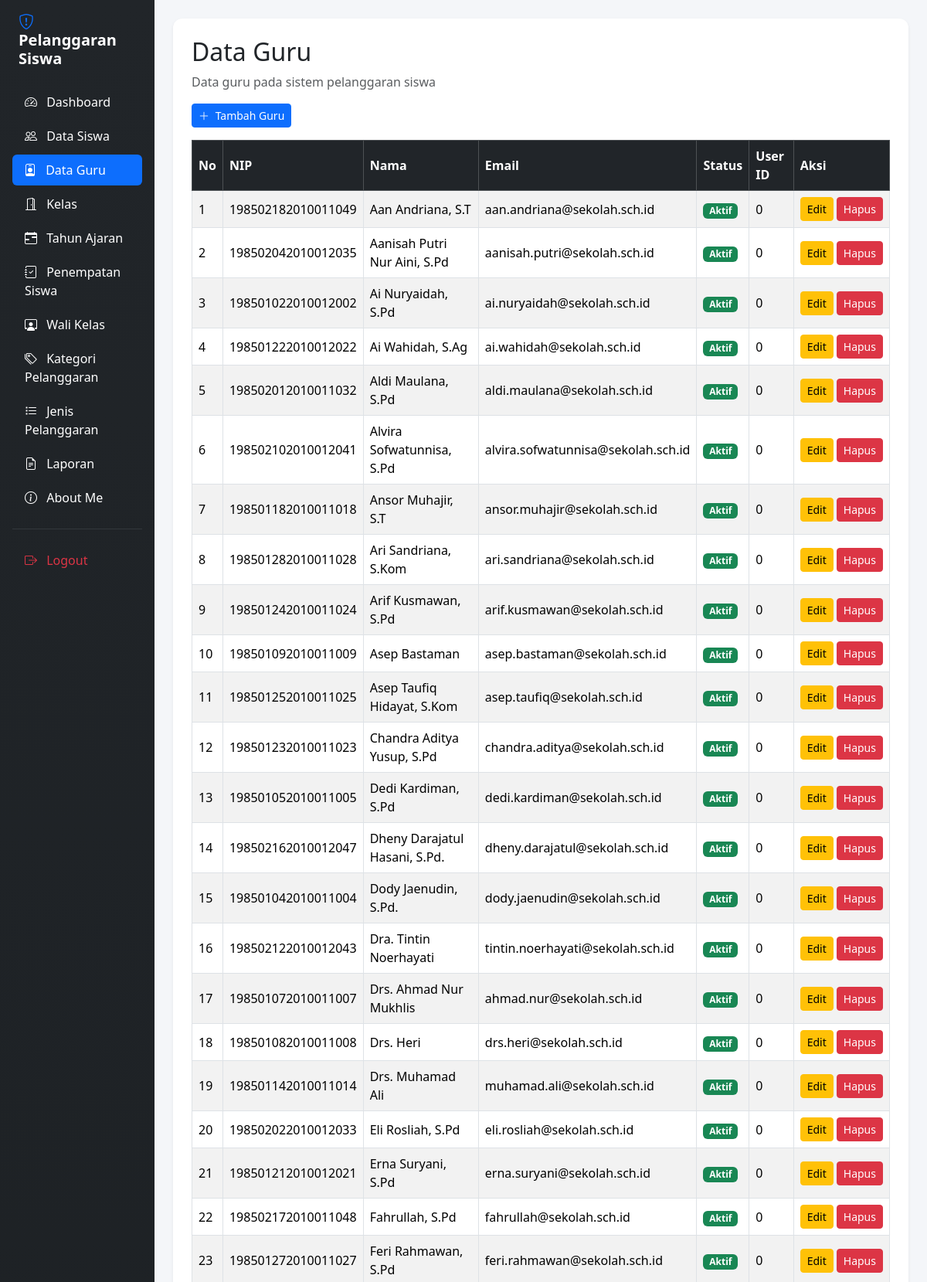
Page /data_guru.php (signed in, upper part) on the committed database.
### tables this page shows
CREATE TABLE `t_guru` (
  `id` int(11) NOT NULL,
  `nip` varchar(30) NOT NULL,
  `nama` varchar(150) DEFAULT NULL,
  `email` varchar(150) NOT NULL,
  `status_aktif` tinyint(1) NOT NULL,
  `user_id` int(11) NOT NULL,
  `created_at` timestamp NOT NULL DEFAULT current_timestamp(),
  `updated_at` timestamp NOT NULL DEFAULT current_timestamp()
);

### data_guru.php (the view, shortened to what this page needs)
<?php
include "config/koneksi.php";
$sql = "SELECT * FROM t_guru ORDER BY nama ASC";
$query = mysqli_query($koneksi, $sql);
?>
<!DOCTYPE html>
<html lang="id">
<head>
    <link href="https://cdn.jsdelivr.net/npm/bootstrap@5.3.3/dist/css/bootstrap.min.css"
          rel="stylesheet">
    <link href="https://cdn.jsdelivr.net/npm/bootstrap-icons@1.11.3/font/bootstrap-icons.min.css"
          rel="stylesheet">
    <link href="https://cdn.datatables.net/2.3.4/css/dataTables.bootstrap5.min.css"
          rel="stylesheet">
</head>
<body>
<div class="container-fluid">
    <div class="row">
        <div class="col-md-3 col-lg-2 sidebar min-vh-100 p-3">
            <h4 class="text-white mb-4 fw-bold fs-5 px-2">
                <i class="bi bi-shield-exclamation text-primary me-2"></i> Pelanggaran Siswa
            </h4>
            <ul class="nav nav-pills flex-column gap-1">
                <li class="nav-item">
                    <a href="dashboard.php" class="nav-link text-white">
                        <i class="bi bi-speedometer2 me-2"></i> Dashboard
                    </a>
                </li>
                <li class="nav-item">
                    <a href="data_siswa.php" class="nav-link text-white">
                        <i class="bi bi-people me-2"></i> Data Siswa
                    </a>
                </li>
                <li class="nav-item">
                    <a href="data_guru.php" class="nav-link active">
                        <i class="bi bi-person-badge me-2"></i> Data Guru
                    </a>
                </li>
                <li class="nav-item">
                    <a href="kelas.php" class="nav-link text-white">
                        <i class="bi bi-door-open me-2"></i> Kelas
                    </a>
                </li>
                <li class="nav-item">
                    <a href="tahun_ajaran.php" class="nav-link text-white">
                        <i class="bi bi-calendar-range me-2"></i> Tahun Ajaran
                    </a>
                </li>
                <li class="nav-item">
                    <a href="penepatan_siswa.php" class="nav-link text-white">
                        <i class="bi bi-journal-check me-2"></i> Penempatan Siswa
                    </a>
                </li>
                <li class="nav-item">
                    <a href="walikelas.php" class="nav-link text-white">
                        <i class="bi bi-person-workspace me-2"></i> Wali Kelas
                    </a>
                </li>
                <li class="nav-item">
                    <a href="kategori_pelanggaran.php" class="nav-link text-white">
                        <i class="bi bi-tags me-2"></i> Kategori Pelanggaran
                    </a>
                </li>
                <li class="nav-item">
                    <a href="jenis_pelanggaran.php" class="nav-link text-white">
                        <i class="bi bi-list-task me-2"></i> Jenis Pelanggaran
                    </a>
                </li>
                <li class="nav-item">
                    <a href="laporan.php" class="nav-link text-white">
                        <i class="bi bi-file-earmark-text me-2"></i> Laporan
                    </a>
                </li>
                <li class="nav-item">
                    <a href="aboutme.php" class="nav-link text-white">
                        <i class="bi bi-info-circle me-2"></i> About Me
                    </a>
                </li>
                <hr class="text-secondary my-3">
                <li class="nav-item">
                    <a href="logout.php" class="nav-link text-danger">
                        <i class="bi bi-box-arrow-right me-2"></i> Logout
                    </a>
                </li>
            </ul>
        </div>
        <main class="col-md-9 col-lg-10 p-4">
            <div class="card shadow-sm p-4 bg-white">
                <h2>Data Guru</h2>
                <p class="text-muted">Data guru pada sistem pelanggaran siswa</p>
                <div class="mb-3">
                    <a href="tambah_guru.php" class="btn btn-primary btn-sm">
                        <i class="bi bi-plus-lg me-1"></i> Tambah Guru
                    </a>
                </div>
                <div class="table-responsive">
                    <table id="tabelGuru"
                           class="table table-bordered table-striped table-hover w-100 align-middle">
                        <thead class="table-dark">
                            <tr>
                                <th>No</th>
                                <th>NIP</th>
                                <th>Nama</th>
                                <th>Email</th>
                                <th>Status</th>
                                <th>User ID</th>
                                <th>Aksi</th>
                            </tr>
                        </thead>
                        <tbody>
                        <?php
                        $no = 1;
                        while ($guru = mysqli_fetch_assoc($query)) {
                        ?>
                            <tr>
                                <td><?= $no++; ?></td>
                                <td>
                                    <?= htmlspecialchars($guru['nip'] ?? ''); ?>
                                </td>
                                <td>
                                    <?= htmlspecialchars($guru['nama'] ?? ''); ?>
                                </td>
                                <td>
                                    <?= htmlspecialchars($guru['email'] ?? ''); ?>
                                </td>
                                <td>
                                    <?php if ($guru['status_aktif'] == 1) { ?>
                                        <span class="badge text-bg-success">
                                            Aktif
                                        </span>
                                    <?php } else { ?>
                                        <span class="badge text-bg-secondary">
                                            Tidak Aktif
                                        </span>
                                    <?php } ?>
                                </td>
                                <td>
                                    <?= htmlspecialchars(
                                        (string)($guru['user_id'] ?? '')
                                    ); ?>
                                </td>
                                <td>
                                    <div class="d-flex gap-1">
                                        <a
                                            href="edit_guru.php?id=<?= urlencode((string)$guru['id']); ?>"
                                            class="btn btn-warning btn-sm">
                                            Edit
                                        </a>
                                        <a
                                            href="hapus_guru.php?id=<?= urlencode((string)$guru['id']); ?>"
                                            class="btn btn-danger btn-sm"
                                            onclick="return confirm('Yakin ingin menghapus data guru ini?');">
                                            Hapus
                                        </a>
                                    </div>
                                </td>
                            </tr>
                        <?php } ?>
                        </tbody>
                    </table>
                </div>
            </div>
        </main>
    </div>
</div>
</body>
</html>

### data_guru.php (style rules this page uses)
body { background-color: #f4f6f9; }
.nav-link { transition: all 0.3s ease; border-radius: 6px; }
.nav-link:hover, .nav-link.active { background-color: #0d6efd !important; color: white !important; padding-left: 15px; }
#tabelGuru th, #tabelGuru td { vertical-align: middle; }
.card { border: none; border-radius: 12px; }
.sidebar { background: linear-gradient(180deg, #212529 0%, #1a1e21 100%); }

### rows in the picture
t_guru: nip "198502182010011049", nama "Aan Andriana, S.T", email "aan.andriana@sekolah.sch.id", status_aktif "Aktif", user "0"
t_guru: nip "198502042010012035", nama "Aanisah Putri Nur Aini, S.Pd", email "aanisah.putri@sekolah.sch.id", status_aktif "Aktif", user "0"
t_guru: nip "198501022010012002", nama "Ai Nuryaidah, S.Pd", email "ai.nuryaidah@sekolah.sch.id", status_aktif "Aktif", user "0"
t_guru: nip "198501222010012022", nama "Ai Wahidah, S.Ag", email "ai.wahidah@sekolah.sch.id", status_aktif "Aktif", user "0"
t_guru: nip "198502012010011032", nama "Aldi Maulana, S.Pd", email "aldi.maulana@sekolah.sch.id", status_aktif "Aktif", user "0"
t_guru: nip "198502102010012041", nama "Alvira Sofwatunnisa, S.Pd", email "alvira.sofwatunnisa@sekolah.sch.id", status_aktif "Aktif", user "0"
t_guru: nip "198501182010011018", nama "Ansor Muhajir, S.T", email "ansor.muhajir@sekolah.sch.id", status_aktif "Aktif", user "0"
t_guru: nip "198501282010011028", nama "Ari Sandriana, S.Kom", email "ari.sandriana@sekolah.sch.id", status_aktif "Aktif", user "0"
t_guru: nip "198501242010011024", nama "Arif Kusmawan, S.Pd", email "arif.kusmawan@sekolah.sch.id", status_aktif "Aktif", user "0"
t_guru: nip "198501092010011009", nama "Asep Bastaman", email "asep.bastaman@sekolah.sch.id", status_aktif "Aktif", user "0"
t_guru: nip "198501252010011025", nama "Asep Taufiq Hidayat, S.Kom", email "asep.taufiq@sekolah.sch.id", status_aktif "Aktif", user "0"
t_guru: nip "198501232010011023", nama "Chandra Aditya Yusup, S.Pd", email "chandra.aditya@sekolah.sch.id", status_aktif "Aktif", user "0"
t_guru: nip "198501052010011005", nama "Dedi Kardiman, S.Pd", email "dedi.kardiman@sekolah.sch.id", status_aktif "Aktif", user "0"
t_guru: nip "198502162010012047", nama "Dheny Darajatul Hasani, S.Pd.", email "dheny.darajatul@sekolah.sch.id", status_aktif "Aktif", user "0"
t_guru: nip "198501042010011004", nama "Dody Jaenudin, S.Pd.", email "dody.jaenudin@sekolah.sch.id", status_aktif "Aktif", user "0"
t_guru: nip "198502122010012043", nama "Dra. Tintin Noerhayati", email "tintin.noerhayati@sekolah.sch.id", status_aktif "Aktif", user "0"
t_guru: nip "198501072010011007", nama "Drs. Ahmad Nur Mukhlis", email "ahmad.nur@sekolah.sch.id", status_aktif "Aktif", user "0"
t_guru: nip "198501082010011008", nama "Drs. Heri", email "drs.heri@sekolah.sch.id", status_aktif "Aktif", user "0"
t_guru: nip "198501142010011014", nama "Drs. Muhamad Ali", email "muhamad.ali@sekolah.sch.id", status_aktif "Aktif", user "0"
t_guru: nip "198502022010012033", nama "Eli Rosliah, S.Pd", email "eli.rosliah@sekolah.sch.id", status_aktif "Aktif", user "0"
t_guru: nip "198501212010012021", nama "Erna Suryani, S.Pd", email "erna.suryani@sekolah.sch.id", status_aktif "Aktif", user "0"
t_guru: nip "198502172010011048", nama "Fahrullah, S.Pd", email "fahrullah@sekolah.sch.id", status_aktif "Aktif", user "0"
t_guru: nip "198501272010011027", nama "Feri Rahmawan, S.Pd", email "feri.rahmawan@sekolah.sch.id", status_aktif "Aktif", user "0"
